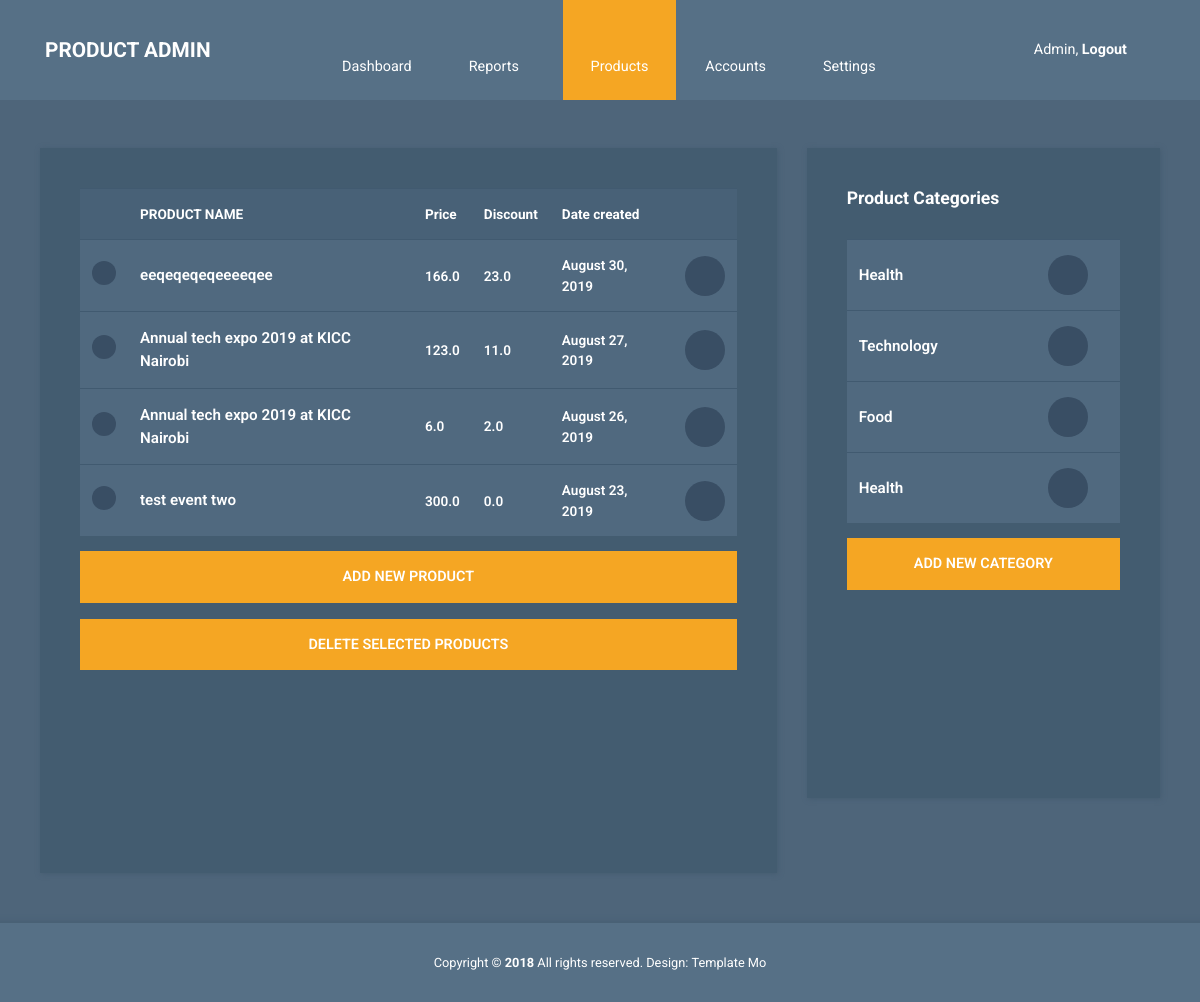
Screenshot of /user/edwin with the database file from the repository.
### events_main/models.py (models this page shows, shortened)
class Post(models.Model):
    events = models.CharField(max_length=100)
    content = models.TextField()
    date_posted = models.DateTimeField(default=timezone.now)
    author = models.ForeignKey(User, on_delete=models.CASCADE)
    image = models.ImageField(default='default.png', upload_to='event_pictures')
    price = models.FloatField(null=True)
    discount_price = models.FloatField(blank=True, null=True)
    category = models.CharField(choices=CATEGORY_CHOICES, max_length=20)

### events_main/views.py (the view)
# urls.py: path('user/<str:username>', UserPostListView.as_view(), name='users-profile'),
class UserPostListView(ListView):
    model = Post
    template_name = 'events_main/user_posts.html'  # <app>/<model>_<viewtype>.html
    context_object_name = 'posts'
    paginate_by = 6
    def get_queryset(self):
        user = get_object_or_404(User, username=self.kwargs.get('username'))
        return Post.objects.filter(author=user).order_by('-date_posted')

### events_main/templates/events_main/user_posts.html (shortened to what this page needs)
{% extends "events_main/dashboardbase.html" %}
{% load static %}
{% load cart_template_tags %}
{% block css  %}
    <link rel="stylesheet" href="{% static 'events_main/dashboard/css/fontawesome.min.css' %}">
    <link rel="stylesheet" href="{% static 'events_main/dashboard/css/bootstrap.min.css' %}">
    <link rel="stylesheet" href="{% static 'events_main/dashboard/css/templatemo-style.css' %}">
{% endblock %}
{% load crispy_forms_tags %}
{% block content %}
	<body id="reportsPage">
    <nav class="navbar navbar-expand-xl">
      <div class="container h-100">
        <a class="navbar-brand" href="index.html">
          <h1 class="tm-site-title mb-0">Product Admin</h1>
        </a>
        <div class="collapse navbar-collapse" id="navbarSupportedContent">
          <ul class="navbar-nav mx-auto h-100">
            <li class="nav-item">
              <a class="nav-link" href="index.html">
                <i class="fas fa-tachometer-alt"></i> Dashboard
              </a>
            </li>
            <li class="nav-item dropdown">
              <a
                class="nav-link dropdown-toggle"
                href="#"
                id="navbarDropdown"
                role="button"
                data-toggle="dropdown"
                aria-haspopup="true"
                aria-expanded="false">
                <i class="far fa-file-alt"></i>
                <span> Reports <i class="fas fa-angle-down"></i> </span>
              </a>
            </li>
            <li class="nav-item">
              <a class="nav-link active" href="products.html">
                <i class="fas fa-shopping-cart"></i> Products
              </a>
            </li>
            <li class="nav-item">
              <a class="nav-link" href="accounts.html">
                <i class="far fa-user"></i> Accounts
              </a>
            </li>
            <li class="nav-item dropdown">
              <a
                class="nav-link dropdown-toggle"
                href="#"
                id="navbarDropdown"
                role="button"
                data-toggle="dropdown"
                aria-haspopup="true"
                aria-expanded="false">
                <i class="fas fa-cog"></i>
                <span> Settings <i class="fas fa-angle-down"></i> </span>
              </a>
            </li>
          </ul>
          <ul class="navbar-nav">
            <li class="nav-item">
              <a class="nav-link d-block" href="login.html">
                Admin, <b>Logout</b>
              </a>
            </li>
          </ul>
        </div>
      </div>
    </nav>
    <div class="container mt-5">
      <div class="row tm-content-row">
        <div class="col-sm-12 col-md-12 col-lg-8 col-xl-8 tm-block-col">
          <div class="tm-bg-primary-dark tm-block tm-block-products">
            <div class="tm-product-table-container">
              <table class="table table-hover tm-table-small tm-product-table">
                <thead>
                  <tr>
                    <th scope="col">&nbsp;</th>
                    <th scope="col">PRODUCT NAME</th>
                    <th scope="col">Price</th>
                    <th scope="col">Discount </th>
                    <th scope="col">Date created</th>
                    <th scope="col">&nbsp;</th>
                  </tr>
                </thead>
                <tbody>
                {% for post in posts %}
                  <tr>
                    <th scope="row"><input type="checkbox" /></th>
                    <td class="tm-product-name">{{ post.events }}</td>
                    <td><span>{{ post.price }}</span></td>
                    <td>{{ post.discount_price }}</td>
                    <td>{{ post.date_posted|date:"F d, Y" }}</td>
                    <td>
                      <a href="{% url 'post-delete' post.id %}" class="tm-product-delete-link">
                        <i class="far fa-trash-alt tm-product-delete-icon"></i>
                      </a>
                    </td>
                  </tr>
                {% endfor %}
                </tbody>
              </table>
            </div>
            <a
              href="{% url 'post-create' %}"
              class="btn btn-primary btn-block text-uppercase mb-3">Add new product</a>
            <button class="btn btn-primary btn-block text-uppercase">
              Delete selected products
            </button>
          </div>
        </div>
        <div class="col-sm-12 col-md-12 col-lg-4 col-xl-4 tm-block-col">
          <div class="tm-bg-primary-dark tm-block tm-block-product-categories">
            <h2 class="tm-block-title">Product Categories</h2>
            <div class="tm-product-table-container">
              <table class="table tm-table-small tm-product-table">
                <tbody>
                  {% for post in posts %}
                  <tr>
                    <td class="tm-product-name">{{post.category}}</td>
                    <td class="text-center">
                      <a href="#" class="tm-product-delete-link">
                        <i class="far fa-trash-alt tm-product-delete-icon"></i>
                      </a>
                    </td>
                  </tr>
                  {% endfor %}
                </tbody>
              </table>
            </div>
            <button class="btn btn-primary btn-block text-uppercase mb-3">
              Add new category
            </button>
          </div>
        </div>
      </div>
    </div>
    <footer class="tm-footer row tm-mt-small">
      <div class="col-12 font-weight-light">
        <p class="text-center text-white mb-0 px-4 small">
          Copyright &copy; <b>2018</b> All rights reserved.
          Design: <a rel="nofollow noopener" href="https://templatemo.com" class="tm-footer-link">Template Mo</a>
        </p>
      </div>
    </footer>
  </body>
{% endblock content %}

### events_main/static/events_main/dashboard/css/templatemo-style.css (style rules this page uses)
html { font-size: 16px; overflow-x: hidden; }
body { font-family: Roboto, Helvetica, Arial, sans-serif; background-color: #4e657a; overflow-x: hidden; }
a { transition: all 0.3s ease; }
.navbar-brand { display: flex; align-items: center; }
.tm-site-title { display: inline-block; text-transform: uppercase; font-size: 1.3rem; font-weight: 700; color: #fff; }
.navbar { height: 100px; background-color: #567086; padding: 0; }
.navbar .container { position: relative; }
.tm-mt-small { margin-top: 20px; }
.tm-block-col { margin-bottom: 30px; }
.tm-block { padding: 40px; -webkit-box-shadow: 1px 1px 5px 0 #455c71; -moz-box-shadow: 1px 1px 5px 0 #455c71; box-shadow: 1px 1px 5px 0 #455c71; min-height: 350px; height: 100%; max-height: 450px; }
.tm-block-title { font-size: 1.1rem; font-weight: 700; color: #fff; margin-bottom: 30px; }
.nav-link { color: #fff; height: 100%; display: flex; align-items: center; justify-content: center; flex-direction: column; font-size: 90%; }
.nav-link > i { margin-bottom: 10px; margin-right: 0; font-size: 1.5rem; }
.dropdown-item, .nav-link { padding: 15px 20px; }
.navbar-nav .active > .nav-link, .navbar-nav .nav-link.active { background-color: #f5a623; color: #fff; }
.navbar-nav .nav-link.active i { color: #fff; }
.nav-item { text-align: center; }
.nav-item:last-child { margin-right: 0; }
.dropdown-toggle::after { display: none; }
.tm-content-row { justify-content: space-between; margin-left: -20px; margin-right: -20px; }
.table { background-color: #50697f; color: #fff; font-size: 85%; margin-bottom: 0; }
thead { background-color: #486177; color: #fff; }
.table thead th { border-bottom: 0; }
.btn { border-radius: 0; padding: 13px 28px; transition: all 0.2s ease; max-width: 100%; }
.btn-primary { color: #fff; background-color: #f5a623; border: 2px solid #f5a623; font-size: 90%; font-weight: 600; }
.table td, .table th { border-top: 1px solid #415a70; padding: 15px 25px; vertical-align: middle; }
.tm-table-small td, .tm-table-small th { padding-left: 12px; padding-right: 12px; }
.table-hover tbody tr { transition: all 0.2s ease; }
.tm-bg-primary-dark { background-color: #435c70; }
input[type="checkbox"] { cursor: pointer; -webkit-appearance: none; appearance: none; background-color: #394e64; background-position: center; border-radius: 50%; box-sizing: border-box; position: relative; box-sizing: content-box; width: 24px; height: 24px; transition: all 0.1s linear; }
.tm-block-products { min-height: 725px; }
.tm-block-product-categories { min-height: 650px; }
.tm-product-table-container { max-height: 465px; margin-bottom: 15px; overflow-y: scroll; }
.tm-product-table tr { font-weight: 600; }
.tm-product-name { font-size: 0.95rem; font-weight: 600; }
.tm-product-delete-icon { font-size: 1.1rem; color: #fff; }
.tm-product-delete-link { padding: 10px; border-radius: 50%; background-color: #394e64; display: inline-block; width: 40px; height: 40px; text-align: center; }
.tm-footer { background-color: #567086; padding-top: 30px; padding-bottom: 30px; -webkit-box-shadow: 0 -3px 5px 0 rgba(69, 92, 113, 0.59); -moz-box-shadow: 0 -3px 5px 0 rgba(69, 92, 113, 0.59); box-shadow: 0 -3px 5px 0 rgba(69, 92, 113, 0.59); }
.tm-footer-link { color: white; }
@media (min-width: 1200px) { .navbar-expand-xl .navbar-nav .nav-link { padding-left: 28px; padding-right: 28px; } }
@media (min-width: 1200px) { .navbar-collapse { height: 100%; } }
@media (max-width: 1275px) and (min-width: 1200px) { .nav-item { margin-right: 15px; } }
@media (max-width: 1350px) { .nav-item { margin-right: 1px; } }

### rows the page displays
Post: events "eeqeqeqeqeeeeqee", price "166.0", discount_price "23.0", date_posted "August 30, 2019", category "Health"
Post: events "Annual tech expo 2019 at KICC Nairobi", price "123.0", discount_price "11.0", date_posted "August 27, 2019", category "Technology"
Post: events "Annual tech expo 2019 at KICC Nairobi", price "6.0", discount_price "2.0", date_posted "August 26, 2019", category "Food"
Post: events "test event two", price "300.0", discount_price "0.0", date_posted "August 23, 2019", category "Health"
